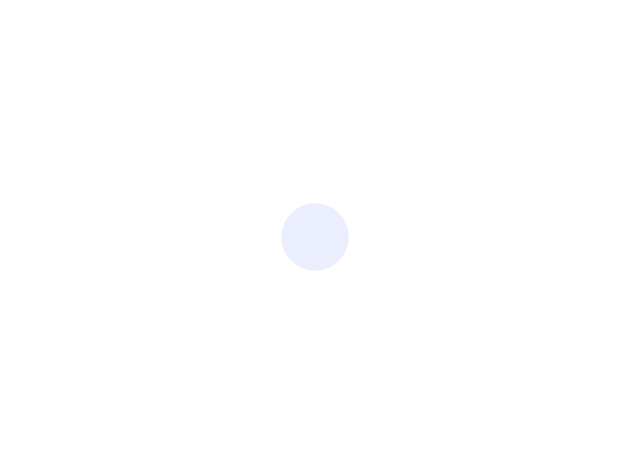
Frame 1 (no input)
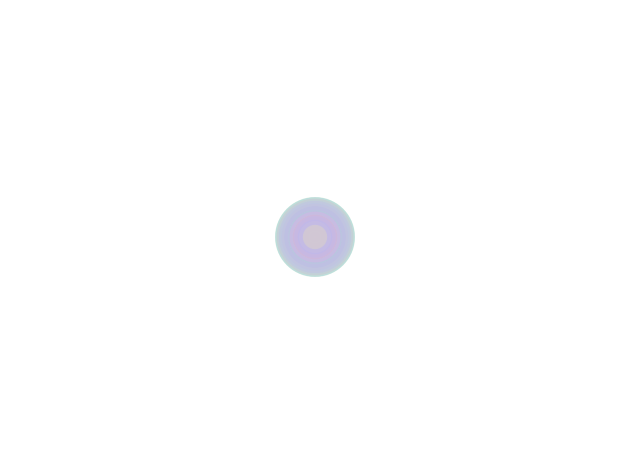
Frame 60 (the mouse pressed at the canvas centre just before this capture)
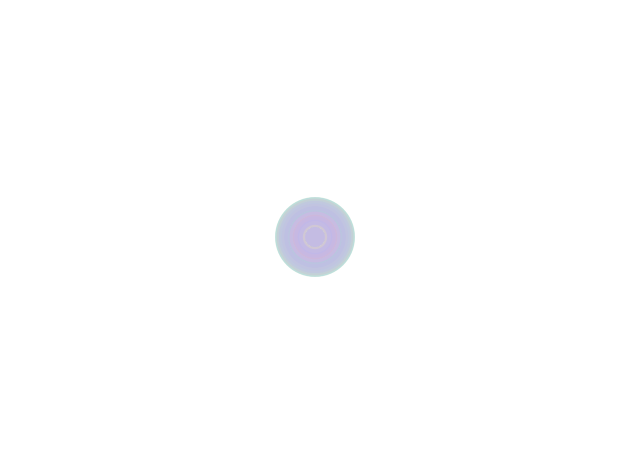
Frame 120 (the mouse held since frame 60 and released just before this capture)

The Processing sketch that drew these frames (run headless with seeded random() and noise(); from frame 60 on, the mouse is pressed at the canvas centre):

// Processing sketch: processing_103605
// ── processing_103605.pde

int counter;

void setup() {  //setup function called initially, only once
  size(630, 475);
  background(255);  //set background white
  colorMode(HSB);   //set colors to Hue, Saturation, Brightness mode
  counter = 0;
}

void draw() {  //draw function loops 
  counter++;
  noStroke();
  fill(random(255),100,255,50);
  
  if(mousePressed == true) { //add some interaction
    ellipse(mouseX, mouseY, 20, 20);
  }
  else {
    ellipse(width/2, height/2, 80*sin(counter), 80*sin(counter));
  }
}
